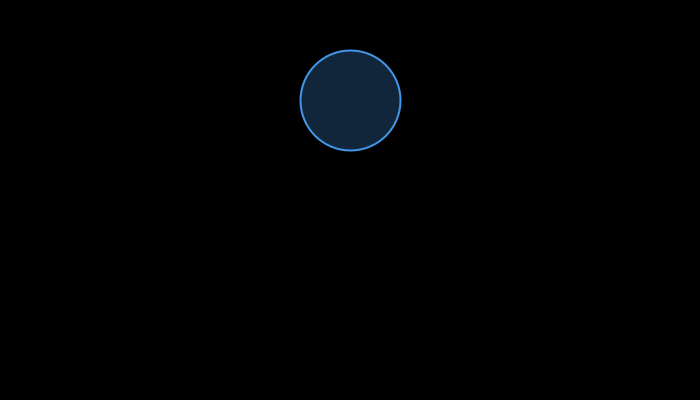
Frame 1 (no input)
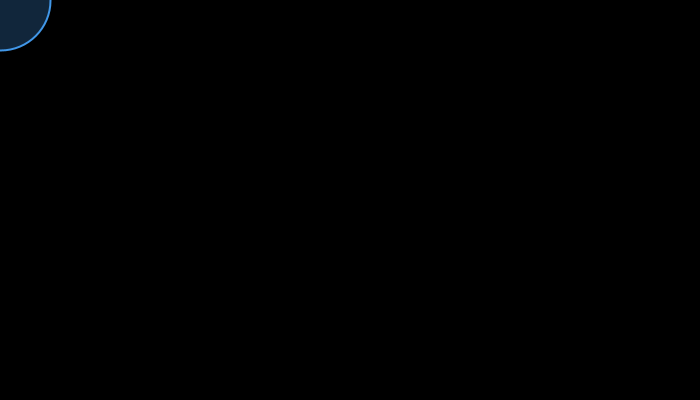
Frame 60 (the mouse pressed at the canvas centre just before this capture)
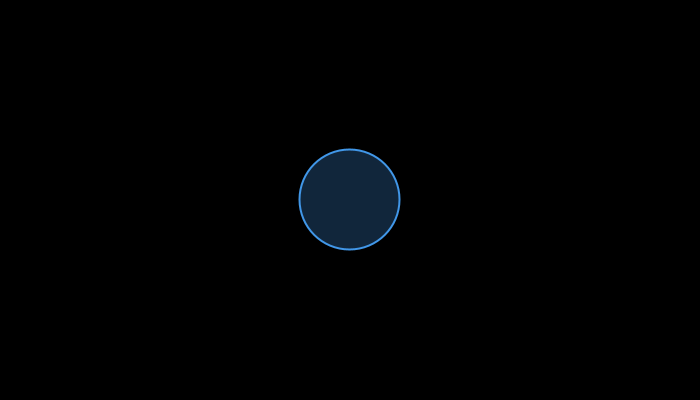
Frame 120 (the mouse held since frame 60 and released just before this capture)

The Processing sketch that drew these frames (run headless with seeded random() and noise(); from frame 60 on, the mouse is pressed at the canvas centre):

// Processing sketch: processing_35911
// ── processing_35911.pde

int mysize = 100;
float ypos = 100;
float xpos = 350;
float weight = 10;
float ease = 0;

void setup() {
  size(700,400);
  background(255);
  
}

void draw(){
  smooth();
  background(0);
  strokeWeight(2);
  stroke(65,151,232);
  fill(65,151,232,65);
  ellipse(xpos,ypos,mysize,mysize);
stroke(255,0,0);



    xpos = xpos + (mouseX - xpos)/(weight + ease);
    ypos = ypos + (mouseY - ypos)/(weight + ease);
    
    
    if (mousePressed && (mouseButton == LEFT)){
      weight = 80;}
      
    if (mousePressed && (mouseButton == RIGHT)){
      weight = 2;}



 

}
